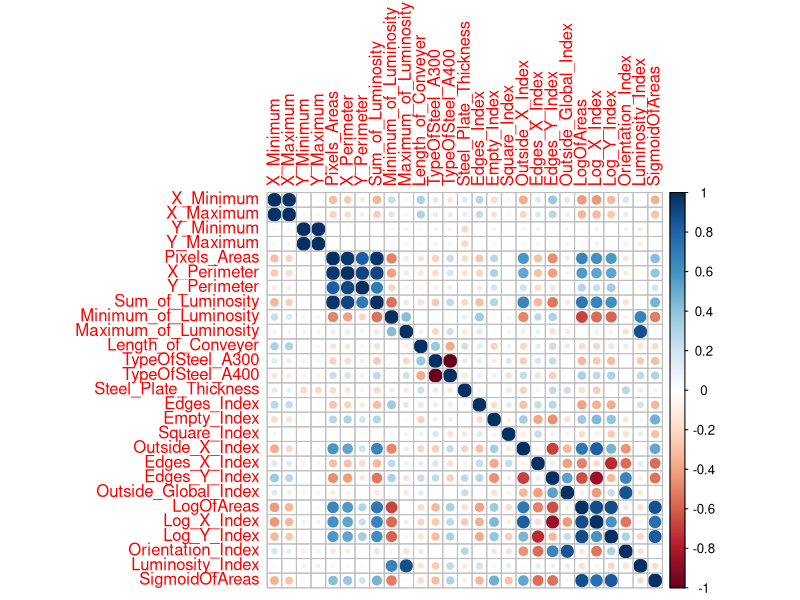

The R script that drew this image:
## ---- chunk 1
library(knitr)
knitr::opts_chunk$set(echo = FALSE,
                      comment = NA,
                      warning = FALSE,
                      message = FALSE)

def.chunk.hook  <- knitr::knit_hooks$get("chunk")
knitr::knit_hooks$set(chunk = function(x, options) {
  x <- def.chunk.hook(x, options)
  paste0("\n \\", "footnotesize","\n\n", x, "\n\n \\normalsize")
})


## ---- chunk 2
library(nnet)
full_model <- multinom(Species ~ Sepal.Length + Sepal.Width + Petal.Length + Petal.Width, data = iris)
reduced_model <- multinom(Species ~ Petal.Length + Petal.Width, data = iris)

lrt_result <- anova(reduced_model, full_model, test = "Chisq")
lrt_result
## ---- chunk 3

# Loading necessary libraries and the dataset
library(nnet)
library(caret)
library(readr)
library(dplyr)
 
steel_faults <- read_csv("steel_faults.csv")
 
# We need to combine the various fault columns into one column, and get rid of the separate columns
steel_faults <- steel_faults %>%
 mutate(Fault_Type = case_when(
   Pastry == 1 ~ "Pastry",
   Z_Scratch == 1 ~ "Z_Scratch",
   K_Scatch == 1 ~ "K_Scatch",
   Stains == 1 ~ "Stains",
   Dirtiness == 1 ~ "Dirtiness",
   Bumps == 1 ~ "Bumps",
   Other_Faults == 1 ~ "Other"
 )) %>%
 select(-Pastry, -Z_Scratch, -K_Scatch, -Stains, -Dirtiness, -Bumps, -Other_Faults)
 
 
# We need to convert the targets to factors since we are dealing with categories
steel_faults$Fault_Type <- as.factor(steel_faults$Fault_Type)
 
## ---- chunk 4
table(steel_faults$Fault_Type)
## ---- chunk 5
library(MASS)
library(nnet)
## ---- chunk 6

# Fitting the multinomial model to the data
full_model <- multinom(Fault_Type ~ ., data = steel_faults)

# Storing model summary so we can access various pieces of it 
full_model_summary <- summary(full_model)

# Accessing the AIC of the full model
full_model_summary$AIC
## ---- chunk 7
# Find predicted values that the model suggests
predicted_full_model <- predict(full_model, newdata = steel_faults)

# Confusion matrix
cm <- confusionMatrix(predicted_full_model, steel_faults$Fault_Type)
cm$overall
cm$table
## ---- chunk 8
cm$byClass
## ---- chunk 9
# Predictor variable correlation matrix
correlations <- cor(steel_faults %>% select_if(is.numeric))
 
# Predictor variable correlation plot
library(corrplot)
corrplot(correlations, method = "circle")
## ---- chunk 10
# Stepwise variable selection
#stepwise_model <- stepAIC(full_model, direction = "both", trace = FALSE)

# See which predictors were selected
#summary(stepwise_model)
## ---- chunk 11
# Fitting the refined multinomial model
refined_model <- multinom(formula = Fault_Type ~ X_Minimum + Y_Minimum + Y_Maximum + 
    Minimum_of_Luminosity + Maximum_of_Luminosity + Length_of_Conveyer + 
    TypeOfSteel_A300 + TypeOfSteel_A400 + Steel_Plate_Thickness + 
    Edges_Index + Empty_Index + Square_Index + Edges_X_Index + 
    Edges_Y_Index + Log_X_Index + Log_Y_Index + Orientation_Index + 
    Luminosity_Index + SigmoidOfAreas + Outside_Global_Index, 
    data = steel_faults)

# Storing model summary so we can access various pieces of it 
refined_model_summary <- summary(refined_model)

# Accessing AIC of the refined model
refined_model_summary$AIC

## ---- chunk 12
# Find predicted values that the model suggests
predicted_refined_model <- predict(refined_model, newdata = steel_faults)

cm_refined <- confusionMatrix(predicted_refined_model, steel_faults$Fault_Type)
cm_refined$overall
cm_refined$table
## ---- chunk 13
cm_refined$byClass
## ---- chunk 14
## Step 1: Fit model and extract predictor names
model_vif <- lm(Sepal.Length ~ Sepal.Width + Petal.Length + Petal.Width, data = iris)  # Fit a linear model with Sepal.Length as the response
predictors <- c("Sepal.Width", "Petal.Length", "Petal.Width")  # Manually specify the predictor variable names
data_used <- model_vif$model  # Extract the dataset used in the fitted model

## Step 2: Function to get R² for one predictor
get_r2 <- function(var, others, data) {  # Define a function to compute R-squared for one variable regressed on the others
  formula <- as.formula(paste(var, "~", paste(others, collapse = "+")))  # Build the regression formula as a string and convert to a formula
  summary(lm(formula, data))$r.squared  # Run linear model and extract R² value
}

## Step 3: Compute VIF manually
vif_values <- sapply(predictors, function(var) {  # For each predictor, calculate VIF
  others <- setdiff(predictors, var)  # Get all other predictors except the current one
  r2 <- get_r2(var, others, data_used)  # Get R² of current variable predicted by the others
  1 / (1 - r2)  # Apply VIF formula: VIF = 1 / (1 - R²)
})

## Step 4: Compute Tolerance
tolerance_values <- 1 / vif_values  # Tolerance is simply the inverse of VIF
## ---- chunk 15
## Step 5: Show results
print(vif_values)  # Print calculated VIF values
print(tolerance_values)  # Print calculated Tolerance values

## Step 6: Extract the numeric predictors used in the model
X <- model_vif$model[, -1]  # Remove the response variable column to isolate predictors

## Step 7: Ensure it's a numeric matrix
X <- as.matrix(X)  # Convert the predictors to a numeric matrix for matrix operations

## Step 8: Calculate eigenvalues of X-transpose times X
eig_vals <- eigen(t(X) %*% X)$values  # Compute the eigenvalues of XTX (used to assess multicollinearity)

## Step 9: Compute condition index
condition_index <- sqrt(max(eig_vals) / eig_vals)  # Condition index = sqrt(largest eigenvalue / each eigenvalue)

## Step 10: Print the result
print(condition_index)  
